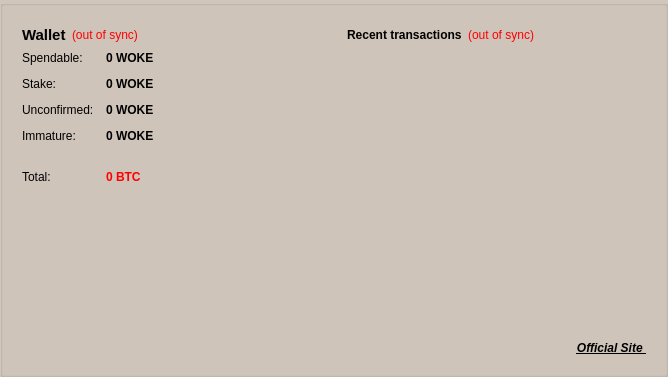
<?xml version="1.0" encoding="UTF-8"?>
<ui version="4.0">
 <class>OverviewPage</class>
 <widget class="QWidget" name="OverviewPage">
  <property name="geometry">
   <rect>
    <x>0</x>
    <y>0</y>
    <width>668</width>
    <height>377</height>
   </rect>
  </property>
  <property name="windowTitle">
   <string>form</string>
  </property>
  <property name="windowOpacity">
   <double>1.000000000000000</double>
  </property>
  <property name="autoFillBackground">
   <bool>false</bool>
  </property>
  <property name="styleSheet">
   <string notr="true">background: rgb(209, 198, 188);</string>
  </property>
  <layout class="QHBoxLayout" name="horizontalLayout">
   <property name="spacing">
    <number>0</number>
   </property>
   <property name="leftMargin">
    <number>0</number>
   </property>
   <property name="topMargin">
    <number>0</number>
   </property>
   <property name="rightMargin">
    <number>0</number>
   </property>
   <property name="bottomMargin">
    <number>0</number>
   </property>
   <item>
    <widget class="QGroupBox" name="groupBox">
     <property name="autoFillBackground">
      <bool>false</bool>
     </property>
     <property name="styleSheet">
      <string notr="true">QGroupBox#groupBox
{
border-image: url(:/images/mymain) 0 0 0 0 stretch stretch;
background: transparent
}</string>
     </property>
     <property name="title">
      <string/>
     </property>
     <layout class="QHBoxLayout" name="horizontalLayout_3">
      <item>
       <layout class="QVBoxLayout" name="verticalLayout_2">
        <item>
         <widget class="QFrame" name="frame">
          <property name="styleSheet">
           <string notr="true">Background: transparent
</string>
          </property>
          <property name="frameShape">
           <enum>QFrame::StyledPanel</enum>
          </property>
          <property name="frameShadow">
           <enum>QFrame::Raised</enum>
          </property>
          <layout class="QVBoxLayout" name="verticalLayout_4">
           <item>
            <layout class="QHBoxLayout" name="horizontalLayout_4">
             <item>
              <widget class="QLabel" name="label_5">
               <property name="font">
                <font>
                 <pointsize>11</pointsize>
                 <weight>75</weight>
                 <bold>true</bold>
                </font>
               </property>
               <property name="text">
                <string>Wallet</string>
               </property>
              </widget>
             </item>
             <item>
              <widget class="QLabel" name="labelWalletStatus">
               <property name="toolTip">
                <string>The displayed information may be out of date. Your wallet automatically synchronizes with the WOKE network after a connection is established, but this process has not completed yet.</string>
               </property>
               <property name="styleSheet">
                <string notr="true">QLabel { color: red; }</string>
               </property>
               <property name="text">
                <string notr="true">(out of sync)</string>
               </property>
               <property name="alignment">
                <set>Qt::AlignLeading|Qt::AlignLeft|Qt::AlignVCenter</set>
               </property>
              </widget>
             </item>
             <item>
              <spacer name="horizontalSpacer_2">
               <property name="orientation">
                <enum>Qt::Horizontal</enum>
               </property>
               <property name="sizeHint" stdset="0">
                <size>
                 <width>40</width>
                 <height>20</height>
                </size>
               </property>
              </spacer>
             </item>
            </layout>
           </item>
           <item>
            <layout class="QFormLayout" name="formLayout_2">
             <property name="fieldGrowthPolicy">
              <enum>QFormLayout::AllNonFixedFieldsGrow</enum>
             </property>
             <property name="horizontalSpacing">
              <number>12</number>
             </property>
             <property name="verticalSpacing">
              <number>12</number>
             </property>
             <item row="0" column="0">
              <widget class="QLabel" name="label">
               <property name="text">
                <string>Spendable:</string>
               </property>
              </widget>
             </item>
             <item row="0" column="1">
              <widget class="QLabel" name="labelBalance">
               <property name="font">
                <font>
                 <weight>75</weight>
                 <bold>true</bold>
                </font>
               </property>
               <property name="cursor">
                <cursorShape>IBeamCursor</cursorShape>
               </property>
               <property name="toolTip">
                <string>Your current spendable balance</string>
               </property>
               <property name="text">
                <string notr="true">0 WOKE</string>
               </property>
               <property name="textInteractionFlags">
                <set>Qt::LinksAccessibleByMouse|Qt::TextSelectableByKeyboard|Qt::TextSelectableByMouse</set>
               </property>
              </widget>
             </item>
             <item row="1" column="0">
              <widget class="QLabel" name="label_6">
               <property name="text">
                <string>Stake:</string>
               </property>
              </widget>
             </item>
             <item row="1" column="1">
              <widget class="QLabel" name="labelStake">
               <property name="font">
                <font>
                 <weight>75</weight>
                 <bold>true</bold>
                </font>
               </property>
               <property name="cursor">
                <cursorShape>IBeamCursor</cursorShape>
               </property>
               <property name="toolTip">
                <string>Total of coins that was staked, and do not yet count toward the current balance</string>
               </property>
               <property name="text">
                <string notr="true">0 WOKE</string>
               </property>
               <property name="textInteractionFlags">
                <set>Qt::LinksAccessibleByMouse|Qt::TextSelectableByKeyboard|Qt::TextSelectableByMouse</set>
               </property>
              </widget>
             </item>
             <item row="2" column="0">
              <widget class="QLabel" name="label_3">
               <property name="text">
                <string>Unconfirmed:</string>
               </property>
              </widget>
             </item>
             <item row="2" column="1">
              <widget class="QLabel" name="labelUnconfirmed">
               <property name="font">
                <font>
                 <weight>75</weight>
                 <bold>true</bold>
                </font>
               </property>
               <property name="cursor">
                <cursorShape>IBeamCursor</cursorShape>
               </property>
               <property name="toolTip">
                <string>Total of transactions that have yet to be confirmed, and do not yet count toward the current balance</string>
               </property>
               <property name="text">
                <string notr="true">0 WOKE</string>
               </property>
               <property name="textInteractionFlags">
                <set>Qt::LinksAccessibleByMouse|Qt::TextSelectableByKeyboard|Qt::TextSelectableByMouse</set>
               </property>
              </widget>
             </item>
             <item row="3" column="0">
              <widget class="QLabel" name="labelImmatureText">
               <property name="text">
                <string>Immature:</string>
               </property>
              </widget>
             </item>
             <item row="3" column="1">
              <widget class="QLabel" name="labelImmature">
               <property name="font">
                <font>
                 <weight>75</weight>
                 <bold>true</bold>
                </font>
               </property>
               <property name="toolTip">
                <string>Mined balance that has not yet matured</string>
               </property>
               <property name="text">
                <string notr="true">0 WOKE</string>
               </property>
               <property name="textInteractionFlags">
                <set>Qt::LinksAccessibleByMouse|Qt::TextSelectableByKeyboard|Qt::TextSelectableByMouse</set>
               </property>
              </widget>
             </item>
             <item row="4" column="0" colspan="2">
              <widget class="Line" name="line">
               <property name="orientation">
                <enum>Qt::Horizontal</enum>
               </property>
              </widget>
             </item>
             <item row="5" column="0">
              <widget class="QLabel" name="labelTotalText">
               <property name="text">
                <string>Total:</string>
               </property>
              </widget>
             </item>
             <item row="5" column="1">
              <widget class="QLabel" name="labelTotal">
               <property name="font">
                <font>
                 <weight>75</weight>
                 <bold>true</bold>
                </font>
               </property>
               <property name="cursor">
                <cursorShape>IBeamCursor</cursorShape>
               </property>
               <property name="toolTip">
                <string>Your current total balance</string>
               </property>
               <property name="styleSheet">
                <string notr="true">color: red;</string>
               </property>
               <property name="text">
                <string notr="true">0 BTC</string>
               </property>
               <property name="textInteractionFlags">
                <set>Qt::LinksAccessibleByMouse|Qt::TextSelectableByKeyboard|Qt::TextSelectableByMouse</set>
               </property>
              </widget>
             </item>
            </layout>
           </item>
          </layout>
         </widget>
        </item>
        <item>
         <spacer name="verticalSpacer">
          <property name="orientation">
           <enum>Qt::Vertical</enum>
          </property>
          <property name="sizeHint" stdset="0">
           <size>
            <width>20</width>
            <height>40</height>
           </size>
          </property>
         </spacer>
        </item>
       </layout>
      </item>
      <item>
       <layout class="QVBoxLayout" name="verticalLayout_3">
        <item>
         <widget class="QFrame" name="frame_2">
          <property name="layoutDirection">
           <enum>Qt::LeftToRight</enum>
          </property>
          <property name="styleSheet">
           <string notr="true">background: transparent</string>
          </property>
          <property name="frameShape">
           <enum>QFrame::StyledPanel</enum>
          </property>
          <property name="frameShadow">
           <enum>QFrame::Raised</enum>
          </property>
          <layout class="QVBoxLayout" name="verticalLayout">
           <item>
            <layout class="QHBoxLayout" name="horizontalLayout_2">
             <item>
              <widget class="QLabel" name="label_4">
               <property name="text">
                <string>&lt;b&gt;Recent transactions&lt;/b&gt;</string>
               </property>
              </widget>
             </item>
             <item>
              <widget class="QLabel" name="labelTransactionsStatus">
               <property name="toolTip">
                <string>The displayed information may be out of date. Your wallet automatically synchronizes with the WOKE network after a connection is established, but this process has not completed yet.</string>
               </property>
               <property name="styleSheet">
                <string notr="true">QLabel { color: red; }</string>
               </property>
               <property name="text">
                <string notr="true">(out of sync)</string>
               </property>
               <property name="alignment">
                <set>Qt::AlignRight|Qt::AlignTrailing|Qt::AlignVCenter</set>
               </property>
              </widget>
             </item>
             <item>
              <spacer name="horizontalSpacer">
               <property name="orientation">
                <enum>Qt::Horizontal</enum>
               </property>
               <property name="sizeHint" stdset="0">
                <size>
                 <width>40</width>
                 <height>20</height>
                </size>
               </property>
              </spacer>
             </item>
            </layout>
           </item>
           <item>
            <widget class="QListView" name="listTransactions">
             <property name="styleSheet">
              <string notr="true">QListView { background: transparent; };</string>
             </property>
             <property name="frameShape">
              <enum>QFrame::NoFrame</enum>
             </property>
             <property name="verticalScrollBarPolicy">
              <enum>Qt::ScrollBarAlwaysOff</enum>
             </property>
             <property name="horizontalScrollBarPolicy">
              <enum>Qt::ScrollBarAlwaysOff</enum>
             </property>
             <property name="selectionMode">
              <enum>QAbstractItemView::NoSelection</enum>
             </property>
            </widget>
           </item>
           <item>
            <widget class="QLabel" name="label_2">
             <property name="layoutDirection">
              <enum>Qt::RightToLeft</enum>
             </property>
             <property name="text">
              <string>&lt;html&gt;&lt;head/&gt;&lt;body&gt;&lt;p align=&quot;right&quot;&gt;&lt;a href=&quot;http://www.wokecash.com&quot;&gt;&lt;span style=&quot; font-weight:600; font-style:italic; text-decoration: underline; color:#000000;&quot;&gt; Official Site  &lt;/span&gt;&lt;/a&gt;&lt;/p&gt;&lt;/body&gt;&lt;/html&gt;</string>
             </property>
             <property name="openExternalLinks">
              <bool>true</bool>
             </property>
            </widget>
           </item>
          </layout>
         </widget>
        </item>
       </layout>
      </item>
     </layout>
    </widget>
   </item>
  </layout>
 </widget>
 <resources/>
 <connections/>
</ui>
